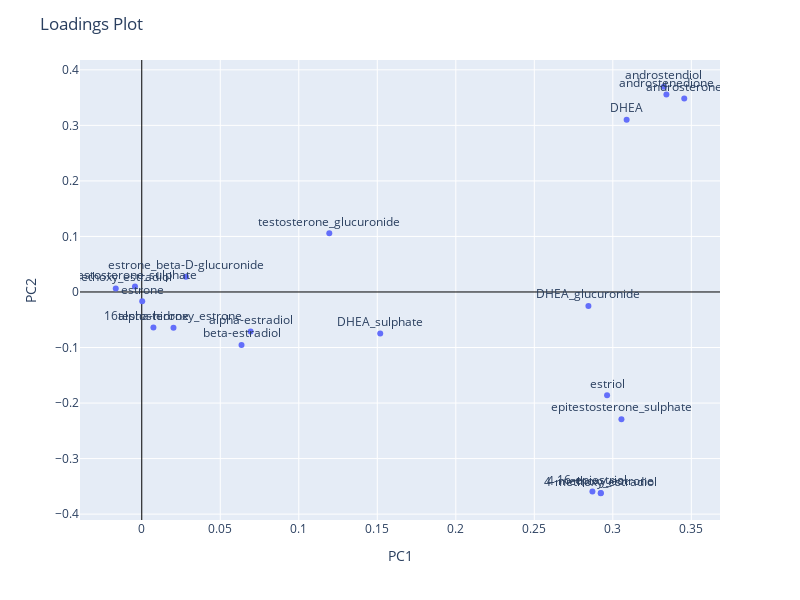

Source (notebook cell):
### Code cell
fig = px.scatter(loadings, x="PC1", y="PC2", text="Attributes")
fig.update_xaxes(zeroline=True, zerolinewidth=1, zerolinecolor='Black')
fig.update_yaxes(zeroline=True, zerolinewidth=1, zerolinecolor='Black')
fig.update_traces(textposition='top center')
fig.update_layout(
    height=600,
    width=800,
    title_text='Loadings Plot')
fig.show()

### Figure 1 — Plotly figure (JSON) as saved in the notebook; plotly's stock layout.template omitted (floating-point values rounded to 4 significant figures)
{"data": [{"hovertemplate": "PC1=%{x}<br>PC2=%{y}<br>Attributes=%{text}<extra></extra>", "legendgroup": "", "marker": {"color": "#636efa", "symbol": "circle"}, "mode": "markers+text", "name": "", "orientation": "v", "showlegend": false, "text": ["testosterone_sulphate", "testosterone_glucuronide", "testosterone", "estrone_beta-D-glucuronide", "estrone", "estriol", "epitestosterone_sulphate", "DHEA_sulphate", "DHEA_glucuronide", "DHEA", "beta-estradiol", "androsterone", "androstenedione", "androstendiol", "alpha-estradiol", "4-methoxy_estrone", "4-methoxy_estradiol", "2-methoxy_estradiol", "16-epiestriol", "16alpha-hidroxy_estrone"], "textposition": "top center", "type": "scatter", "x": [-0.004323, 0.1194, 0.007427, 0.02809, 0.0002886, 0.2964, 0.3055, 0.1519, 0.2845, 0.3088, 0.06353, 0.3455, 0.3341, 0.3325, 0.06932, 0.2924, 0.2923, -0.01657, 0.287, 0.02021], "xaxis": "x", "y": [0.009945, 0.1055, -0.06409, 0.02763, -0.01678, -0.186, -0.229, -0.07455, -0.02524, 0.3103, -0.0954, 0.3484, 0.3558, 0.3695, -0.07113, -0.3619, -0.3624, 0.006226, -0.3591, -0.06444], "yaxis": "y"}], "layout": {"height": 600, "legend": {"tracegroupgap": 0}, "margin": {"t": 60}, "title": {"text": "Loadings Plot"}, "width": 800, "xaxis": {"anchor": "y", "domain": [0, 1], "title": {"text": "PC1"}, "zeroline": true, "zerolinecolor": "Black", "zerolinewidth": 1}, "yaxis": {"anchor": "x", "domain": [0, 1], "title": {"text": "PC2"}, "zeroline": true, "zerolinecolor": "Black", "zerolinewidth": 1}}}
